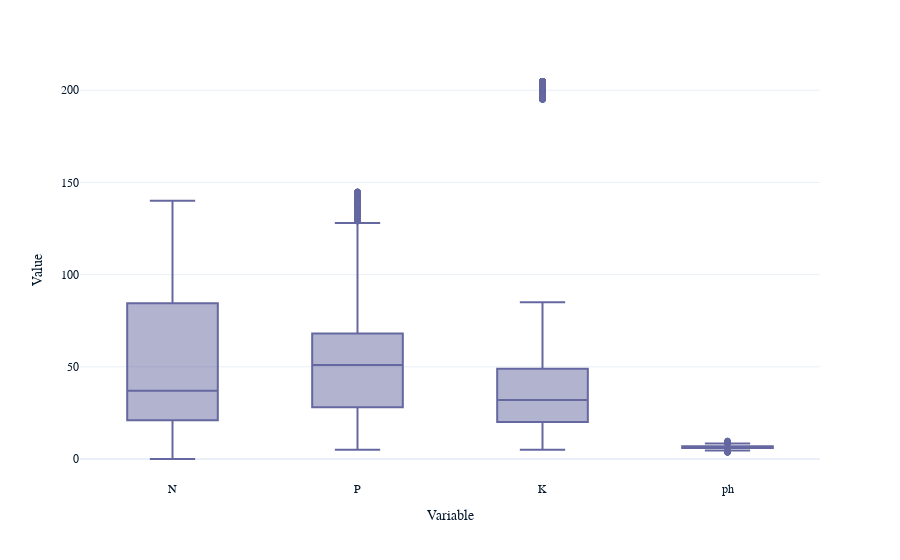

The notebook cell saved with this chart:
### Markdown cell above
In an inintial inspection of the dataset, we found that there is no missing value in the dataframe, which is ideal for building machine learning models. 

Nitrogen, Phosphorous, Potassium and pH value are correctly shown as number type. 

22 different types of crops are recorded in the dataset, and the class are very balanced (each type of the crops all have 100 data points)

We will do an exploratory data analysis to check the quality of data and try to have an understanding of the whole dataset.

### Code cell
import plotly.express as px

nutritions = crops.drop('crop', axis=1)
nutritions = nutritions.melt(var_name='Variable', value_name='Value')
fig = px.box(nutritions, x='Variable', y='Value')
fig.show()

### Figure 1 — Plotly figure (JSON) as saved in the notebook; plotly's stock layout.template omitted (floating-point values rounded to 4 significant figures; data arrays with more than 128 entries replaced by an {"elided": "..."} marker saying what was removed)
{"data": [{"alignmentgroup": "True", "hovertemplate": "Variable=%{x}<br>Value=%{y}<extra></extra>", "legendgroup": "", "marker": {"color": "#6568a0"}, "name": "", "notched": false, "offsetgroup": "", "orientation": "v", "showlegend": false, "type": "box", "x": {"elided": "8800 str values"}, "x0": " ", "xaxis": "x", "y": {"elided": "8800 float values"}, "y0": " ", "yaxis": "y"}], "layout": {"boxmode": "group", "legend": {"tracegroupgap": 0}, "margin": {"t": 60}, "xaxis": {"anchor": "y", "domain": [0, 1], "title": {"text": "Variable"}}, "yaxis": {"anchor": "x", "domain": [0, 1], "title": {"text": "Value"}}}}
